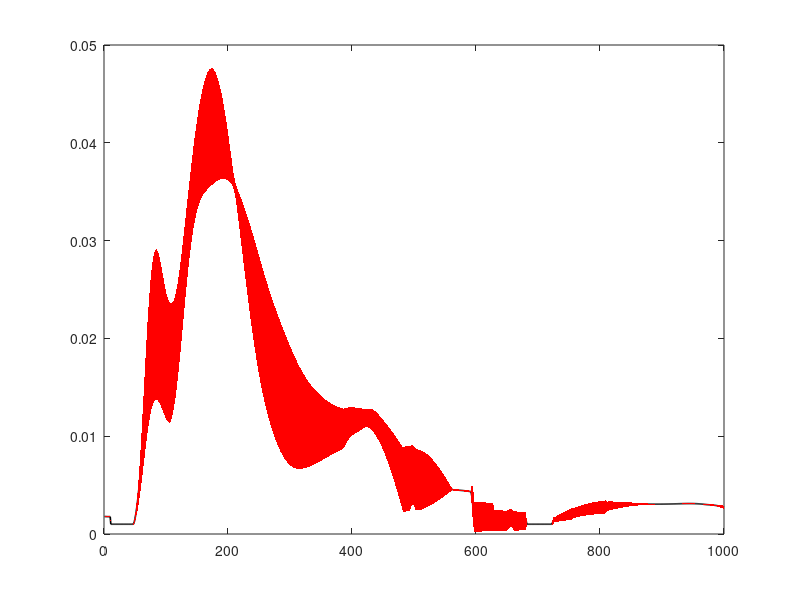

Here is the MATLAB script that generated this plot: (Note: this script raises an error after producing the figure.)
%% AML-Reflex Model Project
% Authors:
% Gaia Carparelli
% Marion Claudet
clc;
clear all;
close all;
%% Run simulation
% Uncomment only if your really want to re-do the simulation!
%init();

% After running init simulation
%struct_mRFX = mRFX;
%save('struct_mRFX.mat','struct_mRFX'); % to use it later

%% If you have not re-run the init simulation already

load('struct_mRFX.mat');

%% Extract heel off indices (to split into gait cycles

indices_stance_left = find(struct_mRFX.LStance == 1);
indices_stance_right = find(struct_mRFX.RStance == 1);

% 1 --> stance, 0 --> swing
% 1 stride --> first 1 to first 1 (next serie) --> indices to split gait
HS_left = [];
HS_right = [];

% For the left foot
for i = 1:length(indices_stance_left)-1
    
    if (indices_stance_left(i+1) - indices_stance_left(i) > 1)
        HS_left = [HS_left, indices_stance_left(i+1)];
    end
end
% For the right foot
for i = 1:length(indices_stance_right)-1
    if (indices_stance_right(i+1) - indices_stance_right(i) > 1)
        HS_right = [HS_right, indices_stance_right(i+1)];
    end
end
%% Extract the muscles activities
muscles = {'MuscleGLU','MuscleHF','MuscleHAM','MuscleVAS','MuscleGAS','MuscleSOL','MuscleTA'};
% Left foot
for muscle = 1: length(muscles)
    struct_muscles.left.whole.(muscles{muscle}) = struct_mRFX.(['L' (muscles{muscle})]);
end

for i = 1:length(HS_left)-1
    for muscle = 1: length(muscles)
        old_activity = struct_muscles.left.whole.(muscles{muscle});
        struct_muscles.left.parsed.(muscles{muscle}){i}= old_activity(HS_left(i):HS_left(i+1));
        
    end
end

% Right foot

for muscle = 1: length(muscles)
    struct_muscles.right.whole.(muscles{muscle}) = struct_mRFX.(['R' (muscles{muscle})]);
end

for i = 1:length(HS_right)-1
    for muscle = 1: length(muscles)
        old_activity = struct_muscles.right.whole.(muscles{muscle});
        struct_muscles.right.parsed.(muscles{muscle}){i} = old_activity(HS_right(i):HS_right(i+1));
    end
end


%% Extract joint angles and joint torques per stride

% Extracting angles
angles = {'AnkleAngle','KneeAngle','HipAngle'};

% Left foot
for angle = 1: length(angles)
    struct_angles.left.whole.(angles{angle}) = struct_mRFX.(['L' (angles{angle})]);
end
for i = 1:length(HS_left)-1
    for angle = 1: length(angles)
        old_activity = struct_angles.left.whole.(angles{angle});
        struct_angles.left.parsed.(angles{angle}){i}= old_activity(HS_left(i):HS_left(i+1));
        
    end
end

% Right foot
for angle = 1: length(angles)
    struct_angles.right.whole.(angles{angle}) = struct_mRFX.(['R' (angles{angle})]);
end
for i = 1:length(HS_right)-1
    for angle = 1: length(angles)
        old_activity = struct_angles.right.whole.(angles{angle});
        struct_angles.right.parsed.(angles{angle}){i}= old_activity(HS_right(i):HS_right(i+1));
        
    end
end
% Extracting torques
torques = {'AnkleTorque','KneeTorque','HipTorque'};

for torque = 1: length(torques)
    struct_torques.left.whole.(torques{torque}) = struct_mRFX.(['L' (torques{torque})]);
end
for i = 1:length(HS_left)-1
    for torque  = 1: length(torques)
        old_activity = struct_torques.left.whole.(torques{torque});
        struct_torques.left.parsed.(torques{torque}){i}= old_activity(HS_left(i):HS_left(i+1));
        
    end
end

% Right foot
for torque  = 1: length(torques)
    struct_torques.right.whole.(torques{torque}) = struct_mRFX.(['R' (torques{torque})]);
end
for i = 1:length(HS_right)-1
    for torque = 1: length(torques)
        old_activity = struct_torques.right.whole.(torques{torque});
        struct_torques.right.parsed.(torques{torque}){i}= old_activity(HS_right(i):HS_right(i+1));
        
    end
end

%% Muscles activity-interpolation
nbr_points = 1000; % for interpolation
% Right foot
for i = 1:length(HS_right)-1
    for muscle = 1: length(muscles)
        current_signal = struct_muscles.right.parsed.(muscles{muscle}){i};
        interpolated_signal = interp1(1:1:length(current_signal),current_signal,1:1:nbr_points,'nearest');
        interpolated_signal_per.right.(muscles{muscle}){i} = interpolated_signal /nbr_points * 100; % to have gait cycles
    end
end
% Left foot
for i = 1:length(HS_left)-1
    for muscle = 1: length(muscles)
        current_signal = struct_muscles.left.parsed.(muscles{muscle}){i};
        interpolated_signal= interp1(1:1:length(current_signal),current_signal,1:1:nbr_points,'nearest');
        interpolated_signal_per.left.(muscles{muscle}){i} = interpolated_signal/nbr_points * 100; % to have gait cycles
    end
end

% Meand and std
% Right
for i = 1:length(HS_right)-1
    for muscle = 1:length(muscles)
        muscles_matrix_right.(muscles{muscle})(i,:) = interpolated_signal_per.right.(muscles{muscle}){i};
    end
end
for muscle = 1:length(muscles)
    mean_muscles_right.(muscles{muscle}) = mean(muscles_matrix_right.(muscles{muscle}));
    std_muscles_right.(muscles{muscle}) = std(muscles_matrix_right.(muscles{muscle}));
end
% Left
for i = 1:length(HS_left)-1
    for muscle = 1:length(muscles)
        muscles_matrix_left.(muscles{muscle})(i,:) = interpolated_signal_per.left.(muscles{muscle}){i};
    end
end
for muscle = 1:length(muscles)
    mean_muscles_left.(muscles{muscle}) = mean(muscles_matrix_left.(muscles{muscle}));
    std_muscles_left.(muscles{muscle}) = std(muscles_matrix_left.(muscles{muscle}));
end

% Plotting
% Right muscles
for muscle = 1: length(muscles)
    indices = 1:1:length(mean_muscles_right.(muscles{muscle}));
    figure;
    plot(mean_muscles_right.(muscles{muscle}),'k','LineWidth',1.2);
    fill_x = [indices,fliplr(indices)];
    fill_y = [mean_muscles_right.(muscles{muscle}) - std_muscles_right.(muscles{muscle}),fliplr((mean_muscles_right.(muscles{muscle}) + std_muscles_right.(muscles{muscle})))];
    patch(fill_x,fill_y,'r','EdgeColor','none');
    alpha(.1)
    ax = gca;
    ax.FontSize = 15;
    
    legend('Average','Std');
end
% Left muscles
for muscle = 1: length(muscles)
    indices = 1:1:length(mean_muscles_left.(muscles{muscle}));
    figure;
    plot(mean_muscles_left.(muscles{muscle}),'k','LineWidth',1.2);
    fill_x = [indices,fliplr(indices)];
    fill_y = [mean_muscles_left.(muscles{muscle}) - std_muscles_left.(muscles{muscle}),fliplr((mean_muscles_left.(muscles{muscle}) + std_muscles_left.(muscles{muscle})))];
    patch(fill_x,fill_y,'r','EdgeColor','none');
    alpha(.1)
    ax = gca;
    ax.FontSize = 15;
    
    legend('Average','Std');
end

%% Angles-interpolation
% Right foot
for i = 1:length(HS_right)-1
    for angle = 1: length(angles)
        current_signal = struct_angles.right.parsed.(angles{angle}){i};
        interpolated_signal = interp1(1:1:length(current_signal),current_signal,1:1:nbr_points,'nearest');
        interpolated_signal_per.right.(angles{angle}){i} = interpolated_signal /nbr_points * 100; % to have gait cycles
    end
end
% Left foot
for i = 1:length(HS_left)-1
    for angle = 1: length(angles)
        current_signal = struct_angles.left.parsed.(angles{angle}){i};
        interpolated_signal = interp1(1:1:length(current_signal),current_signal,1:1:nbr_points,'nearest');
        interpolated_signal_per.left.(angles{angle}){i} = interpolated_signal /nbr_points * 100; % to have gait cycles
    end
end
% Meand and std
% Right
for i = 1:length(HS_right)-1
    for angle = 1: length(angles)
        angles_matrix_right.(angles{angle})(i,:) = interpolated_signal_per.right.(angles{angle}){i};
    end
end
for angle = 1: length(angles)
    mean_angles_right.(angles{angle}) = mean(angles_matrix_right.(angles{angle}));
    std_angles_right.(angles{angle}) = std(angles_matrix_right.(angles{angle}));
end
% Left
for i = 1:length(HS_left)-1
    for angle = 1: length(angles)
        angles_matrix_left.(angles{angle})(i,:) = interpolated_signal_per.left.(angles{angle}){i};
    end
end
for angle = 1: length(angles)
    mean_angles_left.(angles{angle}) = mean(angles_matrix_left.(angles{angle}));
    std_angles_left.(angles{angle}) = std(angles_matrix_left.(angles{angle}));
end
% Plotting
% Right
for angle = 1: length(angles)
    indices = 1:1:length(mean_angles_right.(angles{angle}));
    figure;
    plot(mean_angles_right.(angles{angle}),'k','LineWidth',1.2);
    fill_x = [indices,fliplr(indices)];
    fill_y = [mean_angles_right.(angles{angle}) - std_angles_right.(angles{angle}),fliplr((mean_angles_right.(angles{angle}) + std_angles_right.(angles{angle})))];
    patch(fill_x,fill_y,'r','EdgeColor','none');
    alpha(.1)
    ax = gca;
    ax.FontSize = 15;
    
    legend('Average','Std');
end
% Left
for angle = 1: length(angles)
    indices = 1:1:length(mean_angles_left.(angles{angle}));
    figure;
    plot(mean_angles_left.(angles{angle}),'k','LineWidth',1.2);
    fill_x = [indices,fliplr(indices)];
    fill_y = [mean_angles_left.(angles{angle}) - std_angles_left.(angles{angle}),fliplr((mean_angles_left.(angles{angle}) + std_angles_left.(angles{angle})))];
    patch(fill_x,fill_y,'r','EdgeColor','none');
    alpha(.1)
    ax = gca;
    ax.FontSize = 15;
    
    legend('Average','Std');
end
%% Torques-interpolation
% Right foot
for i = 1:length(HS_right)-1
    for torque= 1: length(torques)
        current_signal = struct_torques.right.parsed.(torques{torque}){i};
        interpolated_signal = interp1(1:1:length(current_signal),current_signal,1:1:nbr_points,'nearest');
        interpolated_signal_per.right.(torques{torque}){i} = interpolated_signal /nbr_points * 100; % to have gait cycles
    end
end
% Left foot
for i = 1:length(HS_left)-1
    for torque= 1: length(torques)
        current_signal = struct_torques.left.parsed.(torques{torque}){i};
        interpolated_signal = interp1(1:1:length(current_signal),current_signal,1:1:nbr_points,'nearest');
        interpolated_signal_per.left.(torques{torque}){i} = interpolated_signal /nbr_points * 100; % to have gait cycles
    end
end
% Meand and std
% Right
for i = 1:length(HS_right)-1
    for torque= 1: length(torques)
        torques_matrix_right.(torques{torque})(i,:) = interpolated_signal_per.right.(torques{torque}){i};
    end
end
for torque= 1: length(torques)
    mean_torques_right.(torques{torque}) = mean(torques_matrix_right.(torques{torque}));
    std_torques_right.(torques{torque}) = std(torques_matrix_right.(torques{torque}));
end
% Left
for i = 1:length(HS_left)-1
    for torque= 1: length(torques)
        torques_matrix_left.(torques{torque})(i,:) = interpolated_signal_per.left.(torques{torque}){i};
    end
end
for torque= 1: length(torques)
    mean_torques_left.(torques{torque}) = mean(torques_matrix_left.(torques{torque}));
    std_torques_left.(torques{torque}) = std(torques_matrix_left.(torques{torque}));
end

% Plotting
% Right
for torque= 1: length(torques)
    indices = 1:1:length(mean_torques_right.(torques{torque}));
    figure;
    plot(mean_torques_right.(torques{torque}),'k','LineWidth',1.2);
    fill_x = [indices,fliplr(indices)];
    fill_y = [mean_torques_right.(torques{torque}) - std_torques_right.(torques{torque}),fliplr((mean_torques_right.(torques{torque}) + std_torques_right.(torques{torque})))];
    patch(fill_x,fill_y,'r','EdgeColor','none');
    alpha(.1)
    ax = gca;
    ax.FontSize = 15;
    
    legend('Average','Std');
end
% Left
for torque= 1: length(torques)
    indices = 1:1:length(mean_torques_left.(torques{torque}));
    figure;
    plot(mean_torques_left.(torques{torque}),'k','LineWidth',1.2);
    fill_x = [indices,fliplr(indices)];
    fill_y = [mean_torques_left.(torques{torque}) - std_torques_left.(torques{torque}),fliplr((mean_torques_left.(torques{torque}) + std_torques_left.(torques{torque})))];
    patch(fill_x,fill_y,'r','EdgeColor','none');
    alpha(.1)
    ax = gca;
    ax.FontSize = 15;
    
    legend('Average','Std');
end
